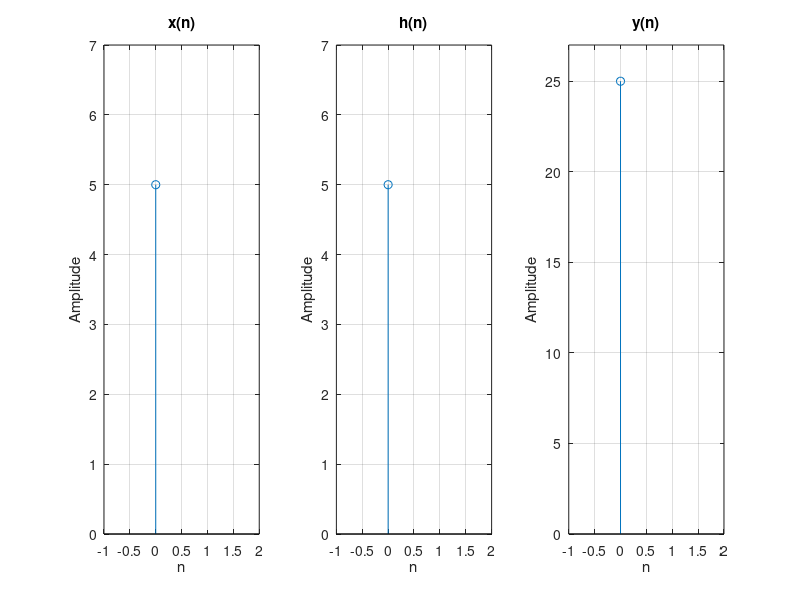

MATLAB code to generate this figure:
clc;
clear all;
close all;
x1 = input("Enter first Sequence");
h1 = input("Enter second Sequence");
l = length(x1);
m = length(h1);
k = l+m-1;
y1 = zeros(1,k);
for i=1:l
for j=1:m
y1(i+j-1) = y1(i+j-1) + x1(i)*h1(j);
end
end
disp("The convoluted sequence is: ");
disp(y1);
n1 = 0:1:l-1;
n2 = 0:1:m-1;
n3 = 0:1:k-1;
subplot(1,3,1);
stem(n1,x1,"o");
xlabel("n");
ylabel("Amplitude");
title("x(n)");
grid on
xlim([-1 l+1]);
ylim([0 max(x1)+2]);
subplot(1,3,2);
stem(n2,h1,"o");
xlabel("n");
ylabel("Amplitude");
title("h(n)");
grid on
xlim([-1 m+1]);
ylim([0 max(h1)+2]);
subplot(1,3,3);
stem(n3,y1,"o");
xlabel("n");
ylabel("Amplitude");
title("y(n)");
grid on
xlim([-1 k+1]);
ylim([0 max(y1)+2]);